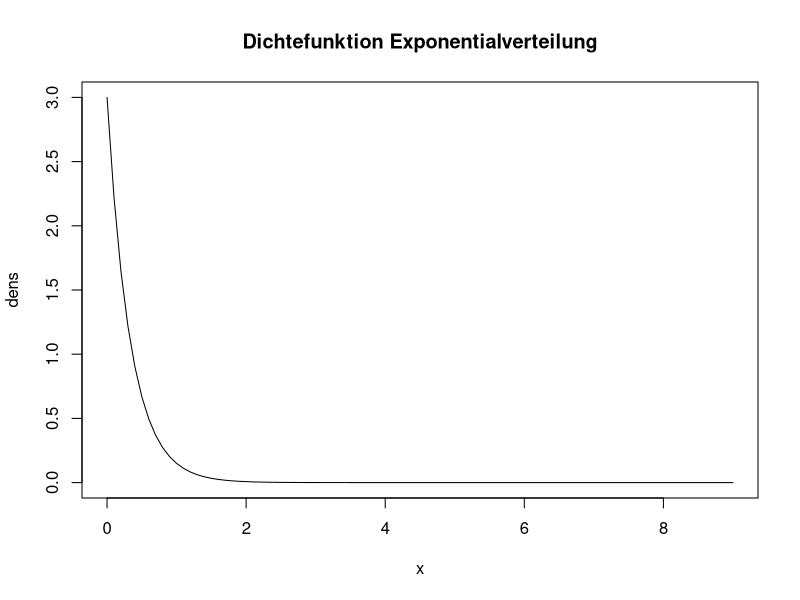
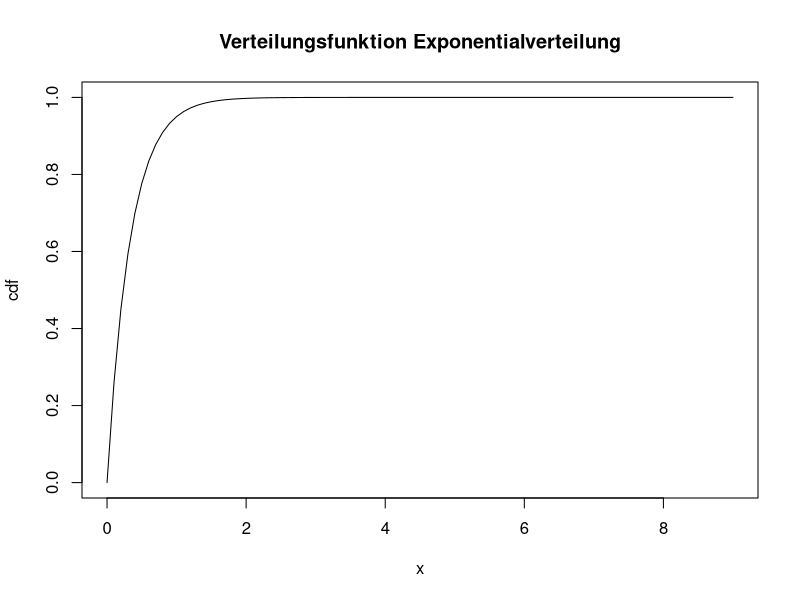

Generate these figures, in order, with R:
l <- 3
x <- seq(0, 3*l, by=0.1)
dens <- dexp(x, rate=l)
plot(x, dens, type="l", 
		 main="Dichtefunktion Exponentialverteilung")
cdf  <- pexp(x, rate=l)
plot(x, cdf, type="l", 
		 main="Verteilungsfunktion Exponentialverteilung")